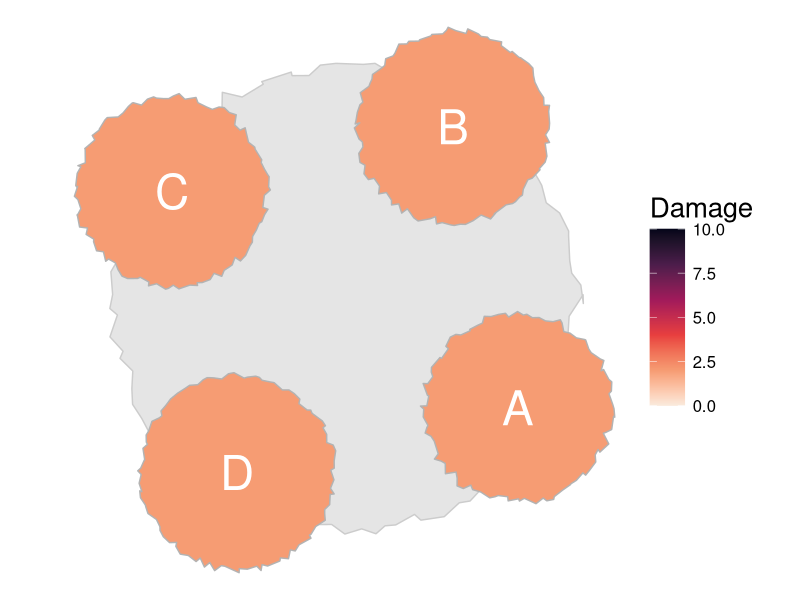
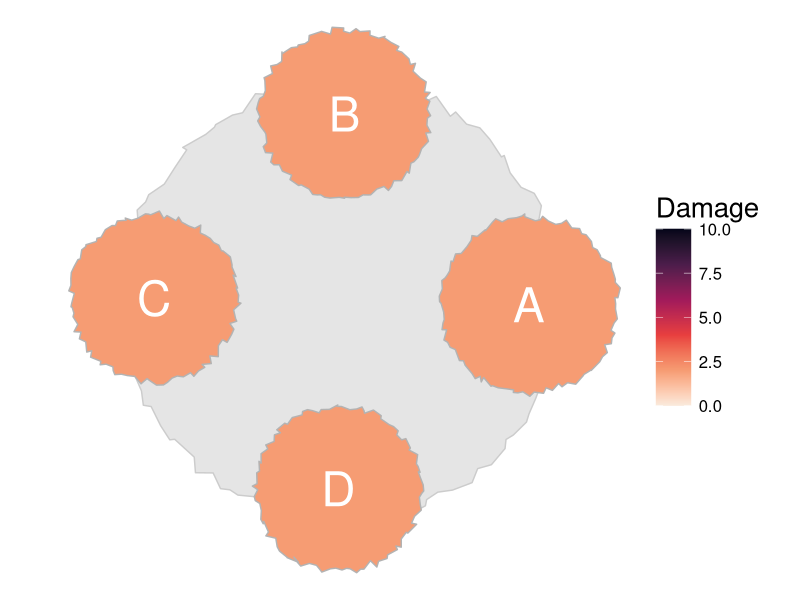
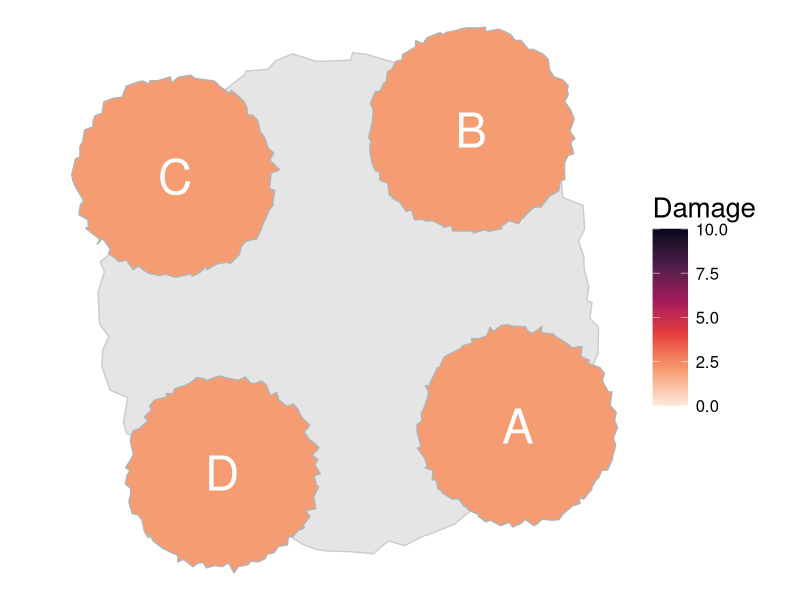
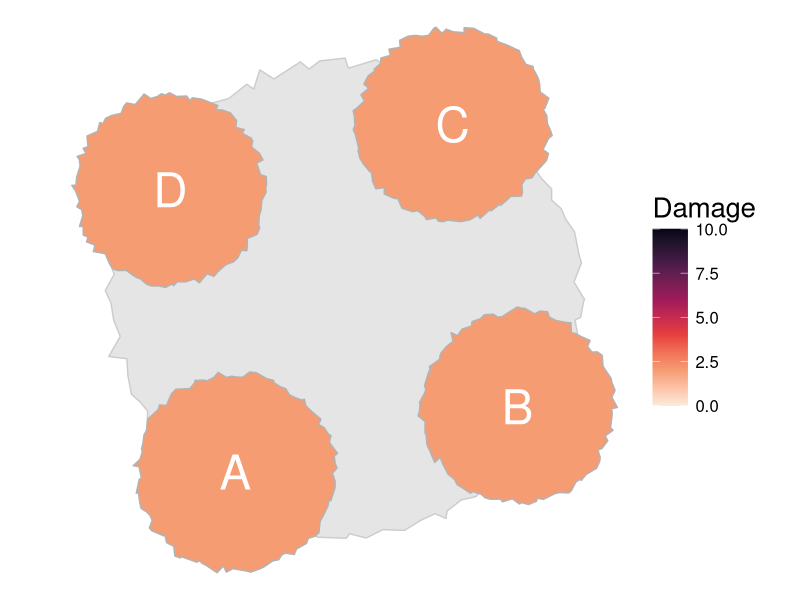
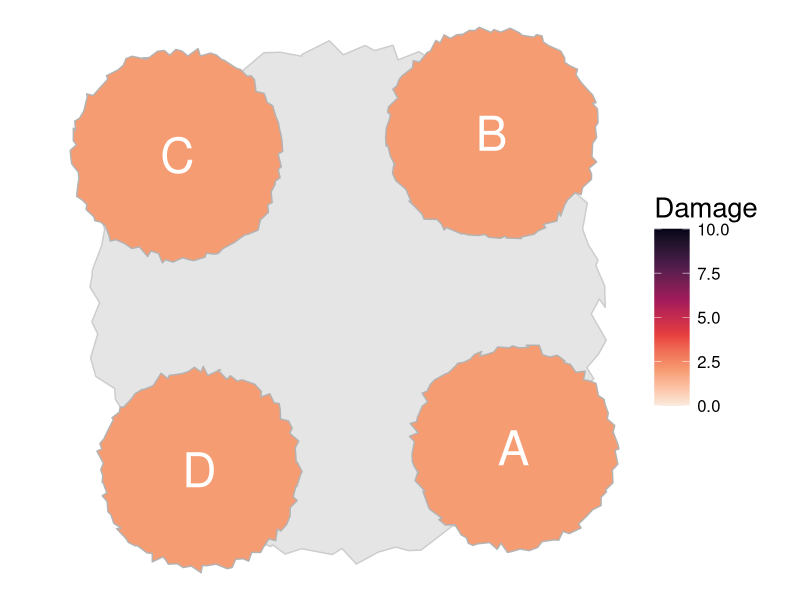
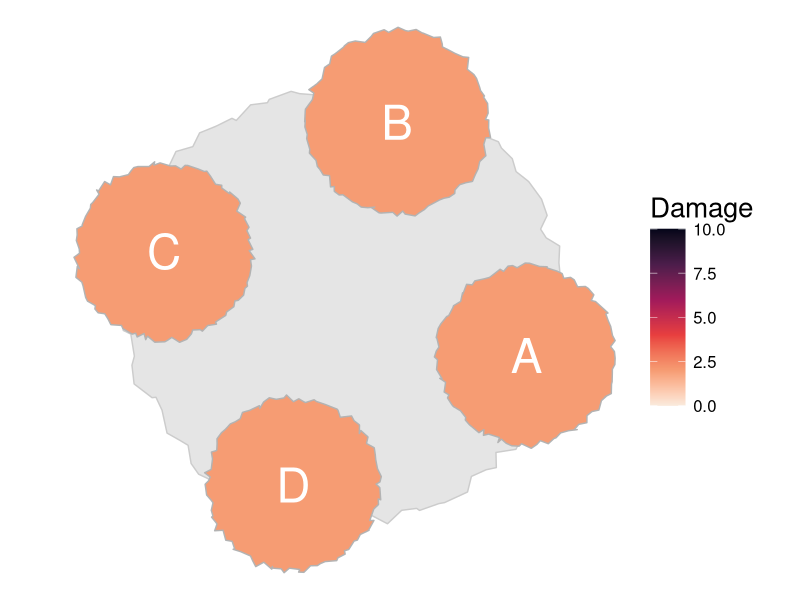
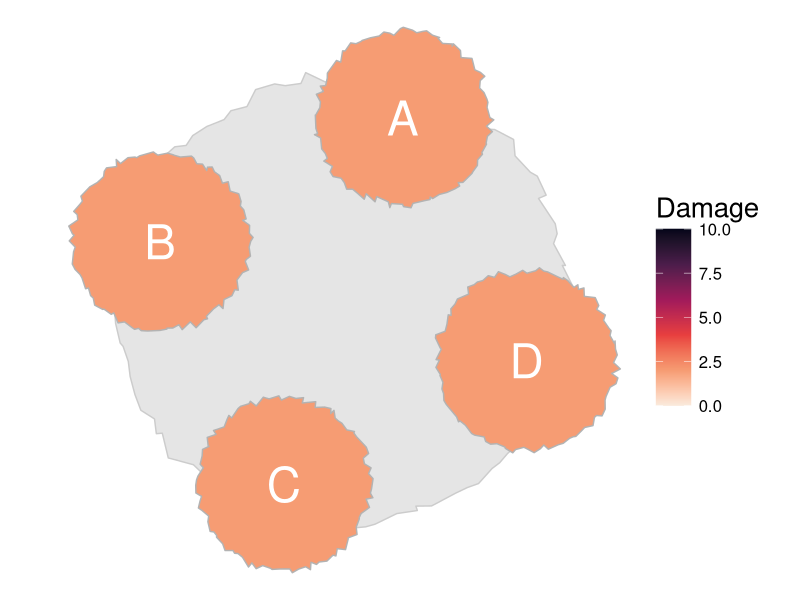
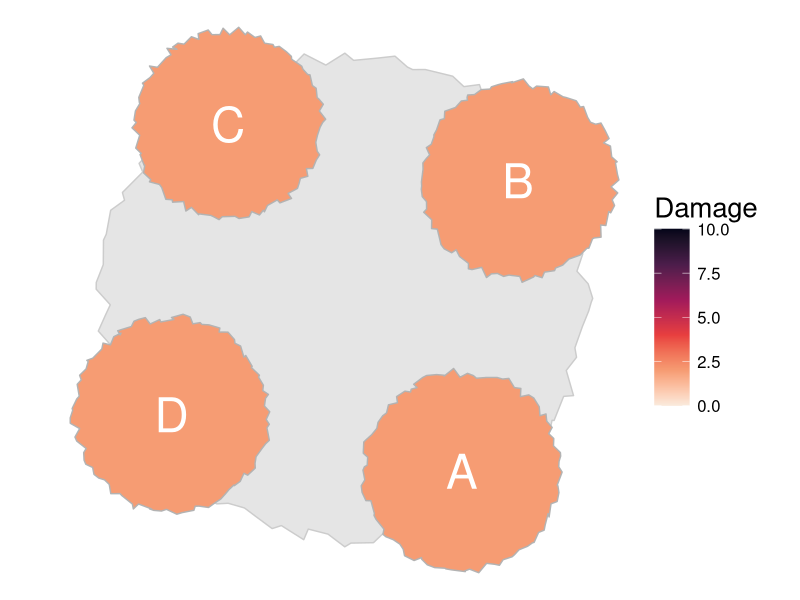

Reproduce these figures in R, in order. (Note: this script raises an error after producing the figures.)
library(tidyverse)
library(RColorBrewer)
library(viridis)
library(here)

###CIRCLE GENERATION###
#Helper functions
generate_circle <- function(radius) {
  num_points <- 100  # Number of points along the circle
  angles <- seq(0, 2 * pi, length.out = num_points)
  
  circle <- data.frame(
    x = radius * cos(angles),
    y = radius * sin(angles)
  )
  
  return(circle)
}

add_deviation_to_circle <- function(circle, deviation_factor = 0.05) {
  deviation_x <- runif(nrow(circle), -deviation_factor, deviation_factor)
  deviation_y <- runif(nrow(circle), -deviation_factor, deviation_factor)
  circle$x <- circle$x + deviation_x
  circle$y <- circle$y + deviation_y
  return(circle)
}

adjust_perimeter <- function(circle, target_perimeter) {
  perimeter <- sum(sqrt(diff(circle$x)^2 + diff(circle$y)^2))
  scale_factor <- target_perimeter / perimeter
  circle$x <- circle$x * scale_factor
  circle$y <- circle$y * scale_factor
  return(circle)
}

#Call this function to generate circle!
base_circle <- function(radius, target_perimeter, deviation_factor) {
  circle <- generate_circle(radius)
  circle <- add_deviation_to_circle(circle, deviation_factor)
  circle <- adjust_perimeter(circle, target_perimeter)
  return(circle)
}

#Polygon rotation helper function
rot <- function(df, angle_deg) {
  angle_rad <- angle_deg * (pi / 180)
  
  df_rotated <- df |>
    mutate(
      x_rot = x * cos(angle_rad) - y * sin(angle_rad),
      y_rot = x * sin(angle_rad) + y * cos(angle_rad),
      x = x_rot, 
      y = y_rot
    )
  
  return(df_rotated)
}

###MAP CREATION###
create_map = function(a_idx, col, starting_angle, intuition) {
  #Index for D country is 3 after index for A country -- select damage levels
  d_idx <- a_idx + 3
  props <- scenarios[a_idx:d_idx]
  
  #Declare polygon objects
  obj1 <- base_circle(.7, 3.4, .03)
  obj2 <- base_circle(.7, 3.4, .03)
  obj3 <- base_circle(.7, 3.4, .03)
  obj4 <- base_circle(.7, 3.4, .03)
  
  #Establish map-wise rotation
  first_obj_rad = starting_angle * pi/180
  second_obj_rad = first_obj_rad + pi/2 
  third_obj_rad = first_obj_rad + pi
  fourth_obj_rad = first_obj_rad + 3*pi/2
  
  #Choose angle of internal rotation
  rot_angle <- sample(0:360, size=1)
  rot_rad = rot_angle * pi/180
  
  #Calculate end-goal center coordinates of each polygon
  cntr1_x = cos(first_obj_rad)
  cntr1_y = sin(first_obj_rad)
  cntr2_x = cos(second_obj_rad)
  cntr2_y = sin(second_obj_rad)
  cntr3_x = cos(third_obj_rad)
  cntr3_y = sin(third_obj_rad)
  cntr4_x = cos(fourth_obj_rad)
  cntr4_y = sin(fourth_obj_rad)
  
  #Translating polygons to formerly-calculated center coordinates
  coords1 <- obj1 |>
    mutate(x = x + cntr1_x,
           y = y + cntr1_y,
           damage = props[1])
  coords2 <- obj2 |>
    mutate(x = x + cntr2_x,
           y = y + cntr2_y,
           damage = props[2])
  coords3 <- obj3 |>
    mutate(x = x + cntr3_x,
           y = y + cntr3_y,
           damage = props[3])
  coords4 <- obj4 |>
    mutate(x = x + cntr4_x,
           y = y + cntr4_y,
           damage = props[4])
  
  #Rotate polygons by same random amount because of odd rot() functionality
  coords1 <- rot(coords1, rot_angle)
  coords2 <- rot(coords2, rot_angle)
  coords3 <- rot(coords3, rot_angle)
  coords4 <- rot(coords4, rot_angle)
  
  #Create label overlay with polygon center coordinates
  #Adding rotation from rot() function to label coordinates
  cntr1_x_rot <- cntr1_x * cos(rot_rad) - cntr1_y * sin(rot_rad)
  cntr1_y_rot <- cntr1_x * sin(rot_rad) + cntr1_y * cos(rot_rad)
  cntr2_x_rot <- cntr2_x * cos(rot_rad) - cntr2_y * sin(rot_rad)
  cntr2_y_rot <- cntr2_x * sin(rot_rad) + cntr2_y * cos(rot_rad)
  cntr3_x_rot <- cntr3_x * cos(rot_rad) - cntr3_y * sin(rot_rad)
  cntr3_y_rot <- cntr3_x * sin(rot_rad) + cntr3_y * cos(rot_rad)
  cntr4_x_rot <- cntr4_x * cos(rot_rad) - cntr4_y * sin(rot_rad)
  cntr4_y_rot <- cntr4_x * sin(rot_rad) + cntr4_y * cos(rot_rad)
  
  labels <- data.frame(
    text = c("A", "B", "C", "D"),
    x = c(cntr1_x_rot, cntr2_x_rot, cntr3_x_rot, cntr4_x_rot),
    y = c(cntr1_y_rot, cntr2_y_rot, cntr3_y_rot, cntr4_y_rot))
  
  #Circle qualities pre-selected based on visual salience
  circle <- base_circle(1.6, 8, .055) 
  
  #Plot, store to object
  map <- ggplot() +
    geom_polygon(circle, mapping = aes(x = x, y = y), fill = "grey90", color = "grey80") +
    geom_polygon(data = coords1, aes(x = x, y = y, fill = damage), color  = "grey70") +
    geom_polygon(data = coords2, aes(x = x, y = y, fill = damage), color = "grey70") +
    geom_polygon(data = coords3, aes(x = x, y = y, fill = damage), color = "grey70") +
    geom_polygon(data = coords4, aes(x = x, y = y, fill = damage), color = "grey70") +
    geom_text(data = labels, aes(x = x, y = y, label = text), color = "white", size = 12) +
    labs(fill = "Damage") +
    coord_fixed() 
  
  if (intuition == "int") {
    rev = 1
  } else {
    rev = -1
  }
  
  if (col == "blues") { #Blue color map
    map_col <- map +
      scale_fill_distiller(direction = rev, palette = "Blues", limits = c(0, 10))}
  else { #Rocket color map
    map_col <- map +
      scale_fill_viridis_c(option = "rocket", direction = -rev, limits = c(0, 10))
  }
  
  #Add void theme to eliminate grid lines, axes, etc. 
  map_col <- map_col + 
    theme_void() +  
    theme(plot.background = element_rect(fill = "white", color = NA),
          legend.key.size = unit(.9, 'cm'), 
          legend.text = element_text(size = 12), 
          legend.title = element_text(size = 20))
  return(map_col)
}


#Save map to repository
download_map = function(map, a_idx, intuition, col, i) {
  #Create scenario prefix, rename intuition level, add version number
  scenario = case_when(a_idx == 1 ~ "scen1",
                       a_idx == 5 ~ "scen2",
                       a_idx == 9 ~ "scen3",
                       a_idx == 13 ~ "scen4",
                       a_idx == 17 ~ "scen5",
                       a_idx == 21 ~ "scen6")
  intuition_level = if_else(intuition == "int", "intuitive", "nonintuitive")
  i = paste("ver", i)
  
  #Create name, folder name, and set path
  download_name <- paste(scenario, col, intuition_level, i, ".png", sep = "_")
  folder_name <- paste(scenario, col, intuition_level, "maps", sep = "_")
  path <- here("map_plots", folder_name, download_name) 
  
  #Save and return name for storage in attribute table
  ggsave(path, plot = map, width = 10, height = 8, dpi = 300)
  return(download_name)
}

#Scenario damage levels
scenarios <- c(c(2,2,2,2),c(8,8,4,4),c(4,4,8,8),c(8,5,5,2),c(2,5,5,8),c(5,5,2,8))
#Possible indices of country A for each scenario 
scenario_a_indx <- c(1,5,9,13,17,21)
#Differentiating between intuititon levels and color schemes 
int_nonint <- c("int", "nonint")
col_scheme <- c("rocket", "blues")
#Version number
iter <- c(1,2,3,4,5,6,7,8,9,10,11,12,13,14,15,16)
#Possible map rotations
#Any given two maps within an attribute combination will be at least 15 degrees apart
map_rot <- c(0,15,30,45,60,75,90,105,120,135,150,165,180,195,210,225,240,255,270,285,300,315,330,345)

#Initialize attributes dataframe
map_attributes <- data.frame(
  a_idx = c(),
  intuition = c(),
  color = c(),
  version = c(),
  starting_angle = c(),
  filename = c()
)

for (a_idx in scenario_a_indx) {
  for (col in col_scheme){
    for (intuition in int_nonint) {
      #Randomly choose 8 starting angles for 8 versions of a given combination
      starting_angle_arr <- sample(map_rot, size = 16, replace = FALSE)
      for (i in iter) {
        starting_angle = starting_angle_arr[i]
        
        map <- create_map(a_idx, col, starting_angle, intuition)
        
        filename <- download_map(map, a_idx, intuition, col, i)
        
        attr <- c(a_idx, intuition, col, i, starting_angle, filename)
        map_attributes <- map_attributes |> rbind(attr)
      }
    }
  }
}


map_attributes_edited <- map_attributes |>
  mutate(scenario_props = case_when(X.1. == 1 ~ '2_2_2_2',
                                    X.1. == 5 ~ '8_8_4_4',
                                    X.1. == 9 ~ '4_4_8_8',
                                    X.1. == 13 ~ '8_5_5_2',
                                    X.1. == 17 ~ '2_5_5_8',
                                    X.1. == 21 ~ '5_5_2_8')) |>
  select(-X.1.)

colnames(map_attributes_edited) <- c('intuition', 'colormap', 'version', 'rotation', 'file_name', 'scenario_props')

write.csv(map_attributes_edited, 'map_attributes.csv')
